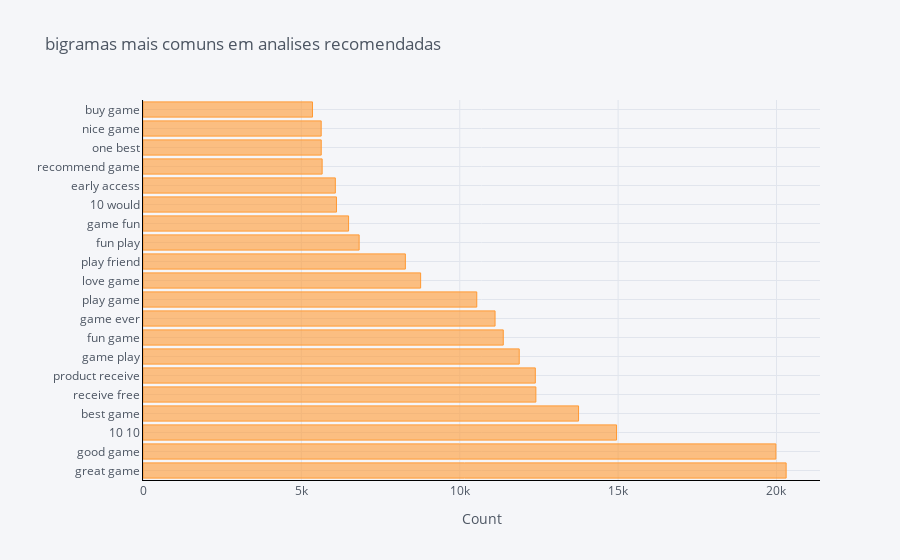

The notebook cell this image was saved under:
### Code cell
from sklearn.feature_extraction.text import CountVectorizer
def get_top_n_bigram(corpus, n=None):
    vec = CountVectorizer(ngram_range=(2, 2)).fit(corpus)
    bag_of_words = vec.transform(corpus)
    sum_words = bag_of_words.sum(axis=0) 
    words_freq = [(word, sum_words[0, idx]) for word, idx in vec.vocabulary_.items()]
    words_freq =sorted(words_freq, key = lambda x: x[1], reverse=True)
    return words_freq[:n]
common_words = get_top_n_bigram(steam['lemmatized'], 20)
df4 = pandas.DataFrame(common_words, columns = ['lemmatized' , 'count'])
df4.groupby('lemmatized').sum()['count'].sort_values(ascending=False).iplot(
    kind='barh', xTitle='Count', linecolor='black', title=f'bigramas mais comuns em analises {analise}')

### Figure 1 — Plotly figure (JSON) as saved in the notebook; plotly's stock layout.template omitted (floating-point values rounded to 4 significant figures)
{"data": [{"marker": {"color": "rgba(255, 153, 51, 0.6)", "line": {"color": "rgba(255, 153, 51, 1.0)", "width": 1}}, "name": "count", "orientation": "h", "text": "", "type": "bar", "x": [20305, 19981, 14950, 13751, 12403, 12386, 11878, 11374, 11115, 10537, 8765, 8283, 6824, 6490, 6108, 6072, 5656, 5627, 5626, 5351], "y": ["great game", "good game", "10 10", "best game", "receive free", "product receive", "game play", "fun game", "game ever", "play game", "love game", "play friend", "fun play", "game fun", "10 would", "early access", "recommend game", "one best", "nice game", "buy game"]}], "layout": {"autosize": true, "legend": {"bgcolor": "#F5F6F9", "font": {"color": "#4D5663"}}, "paper_bgcolor": "#F5F6F9", "plot_bgcolor": "#F5F6F9", "title": {"font": {"color": "#4D5663"}, "text": "bigramas mais comuns em analises recomendadas"}, "xaxis": {"autorange": true, "gridcolor": "#E1E5ED", "linecolor": "black", "range": [0, 21370.0], "showgrid": true, "tickfont": {"color": "#4D5663"}, "title": {"font": {"color": "#4D5663"}, "text": "Count"}, "type": "linear", "zerolinecolor": "#E1E5ED"}, "yaxis": {"autorange": true, "gridcolor": "#E1E5ED", "linecolor": "black", "range": [-0.5, 19.5], "showgrid": true, "tickfont": {"color": "#4D5663"}, "title": {"font": {"color": "#4D5663"}, "text": ""}, "type": "category", "zerolinecolor": "#E1E5ED"}}}
